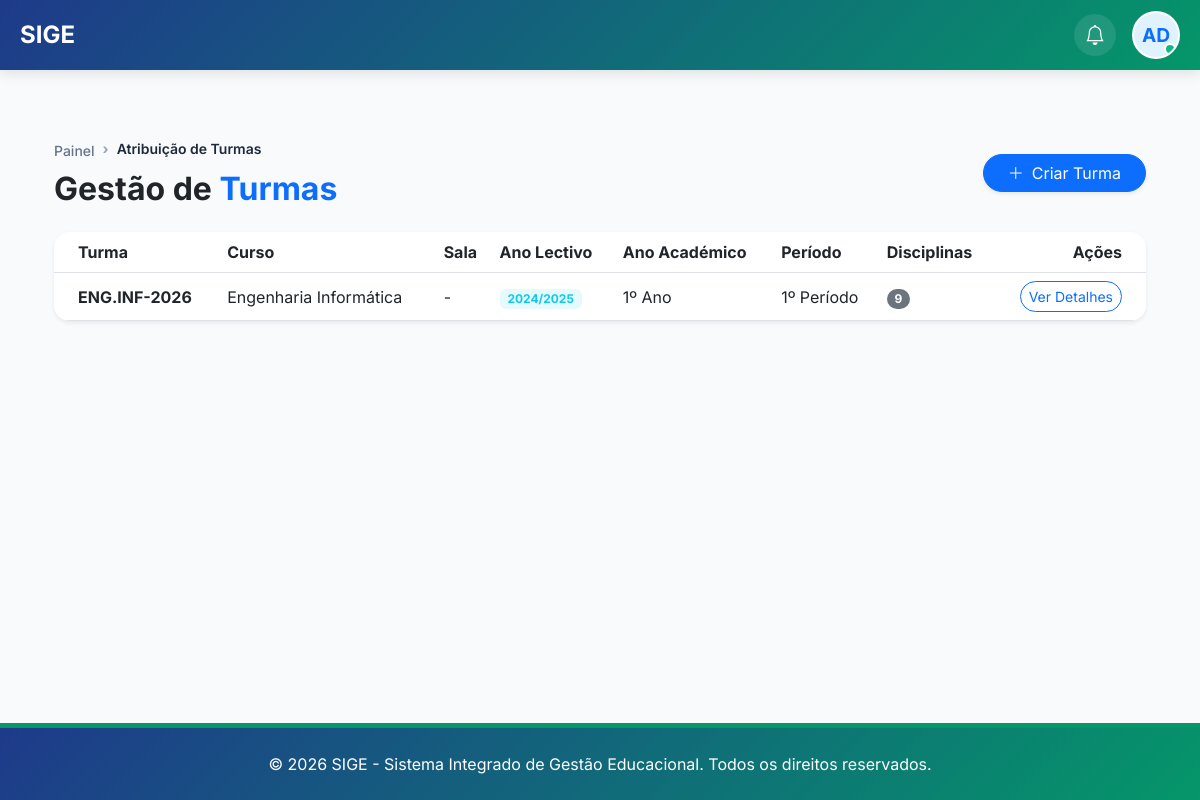
/atribuicao-turmas/ (signed in), run on the app's committed database.
### core/models.py (models this page shows, shortened)
class Turma(models.Model):
    TURNO_CHOICES = [
        ('manha', 'Manhã'),
        ('tarde', 'Tarde'),
        ('noite', 'Noite'),
    ]
    nome = models.CharField(max_length=100, verbose_name="Nome da Turma")
    curso = models.ForeignKey('core.Curso', on_delete=models.CASCADE, related_name='turmas_academica')
    ano_lectivo = models.ForeignKey('core.AnoAcademico', on_delete=models.CASCADE, related_name='turmas_academica', null=True)
    ano_academico = models.PositiveIntegerField(verbose_name="Ano Académico (ex: 1, 2, 3)", default=1)
    periodo_curricular = models.PositiveIntegerField(verbose_name="Semestre/Trimestre", default=1)
    turno = models.CharField(max_length=10, choices=TURNO_CHOICES, default='manha')
    capacidade = models.PositiveIntegerField(default=40)
    ativa = models.BooleanField(default=True)
    sala = models.ForeignKey('core.Sala', on_delete=models.SET_NULL, null=True, blank=True, verbose_name="Sala Principal")
    data_criacao = models.DateTimeField(default=timezone.now, verbose_name="Data de Criação")
    disciplinas_turma = models.ManyToManyField('core.Disciplina', through='TurmaDisciplina', related_name='turmas_disciplina')
    class Meta:
        verbose_name = "Turma"
        verbose_name_plural = "Turmas"
        unique_together = ['nome', 'curso']

class Curso(models.Model):
    REGIME_CHOICES = [
        ('diurno', 'Diurno'),
        ('pos-laboral', 'Pós-Laboral'),
    ]
    MODALIDADE_CHOICES = [
        ('presencial', 'Presencial'),
        ('semipresencial', 'Semipresencial'),
        ('ead', 'EAD'),
    ]
    DURACAO_CHOICES = [
        (3, '3 meses'),
        (6, '6 meses'),
        (12, '1 ano'),
        (24, '2 anos'),
        (36, '3 anos'),
        (48, '4 anos'),
        (60, '5 anos'),
    ]
    codigo = models.CharField(max_length=50, unique=True, default="CURSO", verbose_name="Código do Curso")
    nome = models.CharField(max_length=200, verbose_name="Nome do Curso")
    slug = models.SlugField(unique=True, null=True, blank=True, verbose_name="Slug (URL Amigável)")
    grau = models.ForeignKey(NivelAcademico, on_delete=models.CASCADE, related_name='cursos', verbose_name="Grau Académico")
    regime = models.CharField(max_length=20, choices=REGIME_CHOICES, default='diurno', verbose_name="Regime")
    modalidade = models.CharField(max_length=20, choices=MODALIDADE_CHOICES, default='presencial', verbose_name="Modalidade")
    descricao = models.TextField(blank=True, verbose_name="Descrição")
    vagas = models.PositiveIntegerField(verbose_name="Número de Vagas")
    duracao_meses = models.PositiveIntegerField(
        choices=DURACAO_CHOICES,
        default=12,
        verbose_name="Duração"
    )
    nota_minima = models.DecimalField(
        max_digits=4,
        decimal_places=2,
        default=10.00,
        validators=[MinValueValidator(10.00), MaxValueValidator(20.00)],
        verbose_name="Nota Mínima para Aprovação"
    )
    requer_prerequisitos = models.BooleanField(default=False, verbose_name="Requer Pré-requisitos")
    ativo = models.BooleanField(default=True, verbose_name="Ativo")
    data_criacao = models.DateTimeField(auto_now_add=True)
    data_atualizacao = models.DateTimeField(auto_now=True)
    class Meta:
        verbose_name = "Curso"
        verbose_name_plural = "Cursos"
        ordering = ['nome']

class AnoAcademico(models.Model):
    ESTADO_CHOICES = [
        ('PLANEADO', 'Planeado'),
        ('ATIVO', 'Ativo'),
        ('ENCERRADO', 'Encerrado'),
    ]
    codigo = models.CharField(max_length=20, unique=True, verbose_name="Código (ex: 2024/2025)", default="0000/0000")
    descricao = models.CharField(max_length=255, verbose_name="Descrição", default="Ano Académico")
    data_inicio = models.DateField(verbose_name="Data de Início", default=timezone.now)
    data_fim = models.DateField(verbose_name="Data de Fim", default=timezone.now)
    estado = models.CharField(max_length=20, choices=ESTADO_CHOICES, default='PLANEADO', verbose_name="Estado")
    ano_atual = models.BooleanField(default=False, verbose_name="Ano Atual")
    cobrar_propinas = models.BooleanField(default=True, verbose_name="Cobrar Propinas/Mensalidades")
    dia_pagamento_limite = models.PositiveIntegerField(default=10, verbose_name="Dia Limite de Pagamento (sem multa)")
    dia_inicio_multa = models.PositiveIntegerField(default=11, verbose_name="Dia de Início da Multa")
    percentagem_multa_inicial = models.DecimalField(max_digits=5, decimal_places=2, default=10.00, verbose_name="% Multa Inicial")
    percentagem_multa_diaria = models.DecimalField(max_digits=5, decimal_places=2, default=1.00, verbose_name="% Multa Diária Adicional")
    dia_limite_multa = models.PositiveIntegerField(default=30, verbose_name="Dia Limite para Pagamento com Multa")
    dia_bloqueio_estudante = models.PositiveIntegerField(default=15, verbose_name="Dia de Bloqueio Automático")
    bloquear_estudante_atrasado = models.BooleanField(default=True, verbose_name="Bloquear Estudante em Atraso")
    bloqueado_por_divida = models.BooleanField(default=False, verbose_name="Bloqueado por Dívida")
    criado_por = models.ForeignKey(User, on_delete=models.SET_NULL, null=True, blank=True, verbose_name="Criado por")
    data_criacao = models.DateTimeField(auto_now_add=True, verbose_name="Data de Criação")
    class Meta:
        verbose_name = "Ano Académico"
        verbose_name_plural = "Anos Académicos"
        ordering = ['-data_inicio']

### core/views.py (the view, shortened to what this page needs)
# urls.py: path('atribuicao-turmas/', views.atribuicao_turmas, name='atribuicao_turmas'),
@login_required
def atribuicao_turmas(request):
    from .models import Curso, AnoAcademico, Turma, Disciplina, TurmaDisciplina
    cursos = Curso.objects.filter(ativo=True)
    anos_lectivos = AnoAcademico.objects.filter(estado='ATIVO')
    turmas = Turma.objects.all().select_related('curso', 'ano_lectivo', 'sala')
    from .models import Sala
    salas = Sala.objects.filter(ativa=True)
    context = {
        'cursos': cursos,
        'anos_lectivos': anos_lectivos,
        'turmas': turmas,
        'salas': salas,
        'active': 'turmas'
    }
    return render(request, 'core/atribuicao_turmas_view.html', context)

### core/context_processors.py (called while the page is built)
def subscricao_context(request):
    if not request.user.is_authenticated:
        return {}
    subscricao = Subscricao.objects.filter(estado__in=['ativo', 'teste']).first()
    return {'subscricao': subscricao}

def global_academic_context(request):
    config = ConfiguracaoEscola.objects.first()
    context = {
        'config': config
    }
    if request.user.is_authenticated:
        ano_id = request.session.get('ano_academico_id')
        if ano_id:
            ano_atual = AnoAcademico.objects.filter(id=ano_id).first()
        else:
            ano_atual = AnoAcademico.get_atual()
            if ano_atual:
                request.session['ano_academico_id'] = ano_atual.id
        semestre_atual = None
        if ano_atual:
            semestre_atual = ano_atual.semestres.filter(ativo=True).first()
        perfil = PerfilUsuario.objects.filter(user=request.user).first()
        context.update({
            'ano_atual': ano_atual,
            'semestre_atual': semestre_atual,
            'user_perfil': perfil
        })
    return context

### core/templates/core/atribuicao_turmas_view.html (shortened to what this page needs)
{% extends 'core/base.html' %}
{% block content %}
<div class="container my-5">
    <div class="d-flex justify-content-between align-items-center mb-4">
        <div>
            <nav aria-label="breadcrumb">
                <ol class="breadcrumb mb-2">
                    <li class="breadcrumb-item"><a href="{% url 'painel_principal' %}" class="text-decoration-none">Painel</a></li>
                    <li class="breadcrumb-item active">Atribuição de Turmas</li>
                </ol>
            </nav>
            <h2 class="fw-bold mb-0">Gestão de <span class="text-primary">Turmas</span></h2>
        </div>
        <button class="btn btn-primary rounded-pill px-4 shadow-sm" data-bs-toggle="modal" data-bs-target="#modalCriarTurma">
            <i class="bi bi-plus-lg me-2"></i>Criar Turma
        </button>
    </div>
    <div class="card border-0 shadow-sm rounded-4 overflow-hidden">
        <div class="table-responsive">
            <table class="table table-hover align-middle mb-0">
                <thead class="bg-light">
                    <tr>
                        <th class="ps-4">Turma</th>
                        <th>Curso</th>
                        <th>Sala</th>
                        <th>Ano Lectivo</th>
                        <th>Ano Académico</th>
                        <th>Período</th>
                        <th>Disciplinas</th>
                        <th class="text-end pe-4">Ações</th>
                    </tr>
                </thead>
                <tbody>
                    {% for turma in turmas %}
                    <tr>
                        <td class="ps-4 fw-bold text-dark">{{ turma.nome }}</td>
                        <td>{{ turma.curso.nome }}</td>
                        <td>{{ turma.sala.nome|default:"-" }}</td>
                        <td><span class="badge bg-info bg-opacity-10 text-info">{{ turma.ano_lectivo.codigo }}</span></td>
                        <td>{{ turma.ano_academico }}º Ano</td>
                        <td>{{ turma.periodo_curricular }}º Período</td>
                        <td>
                            <span class="badge bg-secondary rounded-pill">{{ turma.turmadisciplina_set.count }}</span>
                        </td>
                        <td class="text-end pe-4">
                            <a href="{% url 'detalhe_turma' turma.id %}" class="btn btn-sm btn-outline-primary rounded-pill">Ver Detalhes</a>
                        </td>
                    </tr>
                    {% endfor %}
                </tbody>
            </table>
        </div>
    </div>
</div>
{% endblock %}

### core/templates/core/base.html (style rules this page uses)
:root { --primary-color: #1e3a8a; --secondary-color: #059669; --accent-color: #f59e0b; --light-bg: #f8fafc; }
html, body { height: 100%; margin: 0; padding: 0; }
body { font-family: 'Inter', sans-serif; background-color: #f8fafc; display: flex; flex-direction: column; min-height: 100vh; }
.card { transition: transform 0.3s; height: 100%; border-radius: 15px; border: none; box-shadow: 0 4px 6px rgba(0,0,0,0.05); }
.breadcrumb { background: transparent; padding: 0; margin-bottom: 1rem; }
.breadcrumb-item + .breadcrumb-item::before { content: "›"; color: #94a3b8; font-weight: bold; }
.breadcrumb-item a { color: #64748b; text-decoration: none; transition: color 0.2s; font-size: 0.875rem; font-weight: 500; }
.breadcrumb-item.active { color: #1e293b; font-weight: 600; font-size: 0.875rem; }

### data on the page
Turma: nome "ENG.INF-2026", curso.nome "Engenharia Informática", sala.nome "-", ano_lectivo.codigo "2024/2025", ano_academico "1", periodo_curricular "1", turmadisciplina_set.count "9"
